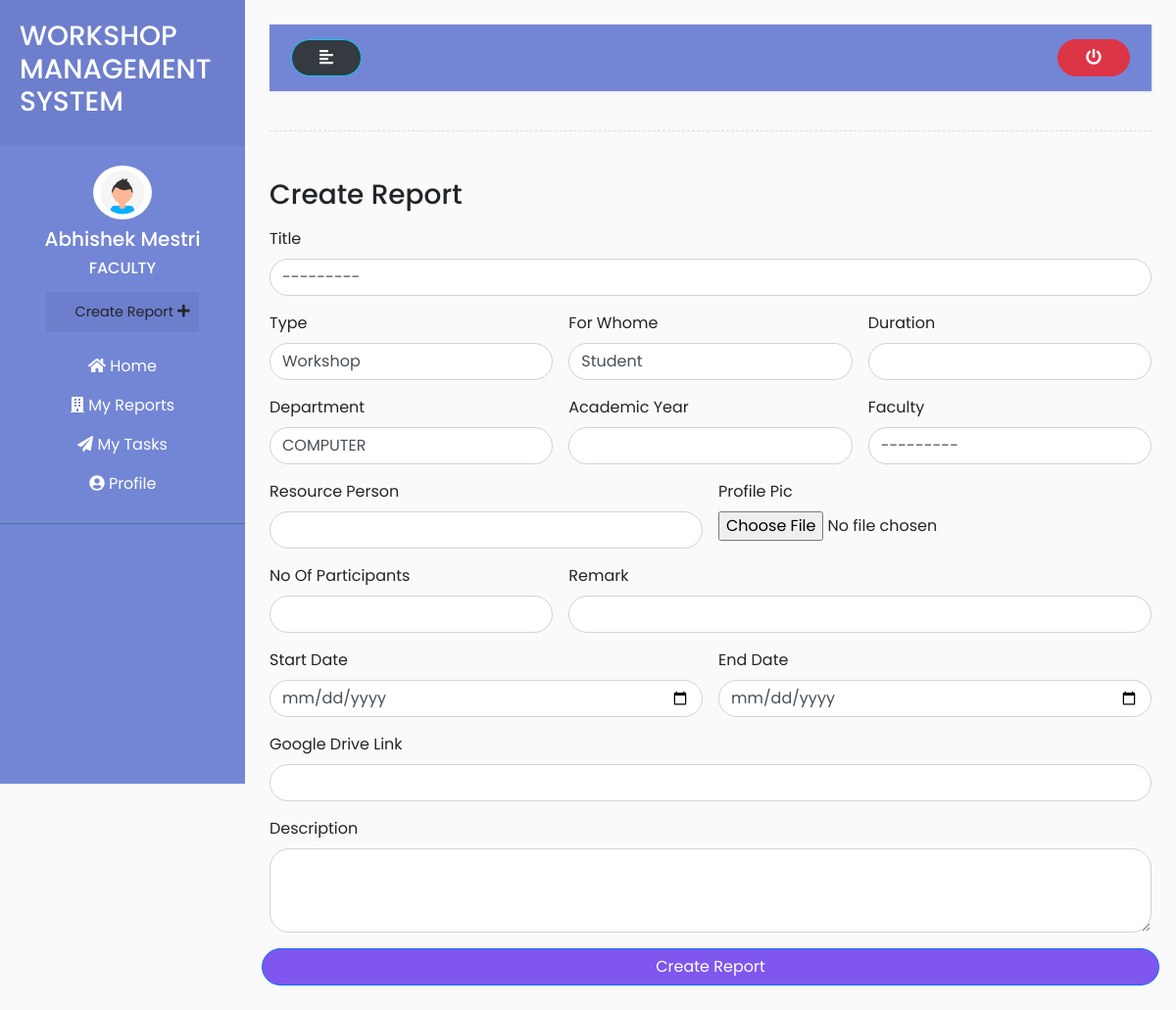
The page /faculty/create_report/ (signed in) on the database its author committed.
### accounts/models.py (models this page shows)
class User(AbstractUser):
    is_hod = models.BooleanField(default=False)
    is_faculty = models.BooleanField(default=False)
    is_student = models.BooleanField(default=False)

class TaskAssigned(models.Model):
    event_title = models.CharField(max_length=50)
    branches =  (
        ('COMPUTER','COMPUTER'),
        ('EXTC','EXTC'),
        ('MECHANICAL','MECHANICAL'),
        ('AUTOMOBILE','AUTOMOBILE')
    )
    org_department = models.CharField(max_length=50, choices = branches)
    forwhome = (
        ('Student','Student'),
        ('Faculty','Faculty')
    )
    forwhome = models.CharField(max_length=50,choices = forwhome)
    res_person = models.CharField(max_length=150)
    types = (
        ('Workshop','Workshop'),
        ('Seminar','Seminar')
    )
    types = models.CharField(max_length=50,choices = types)
    event_coordinator = models.ForeignKey(Faculty,on_delete=models.CASCADE)
    created_at=models.DateTimeField(auto_now_add=True)
    updated_at=models.DateTimeField(auto_now_add=True)
    def __str__(self):
        return self.event_title
    class Meta:
        verbose_name_plural = 'Tasks Assigned'

### accounts/views.py (the view, shortened to what this page needs)
# urls.py: path('faculty/create_report/',views.create_report,name="create_report"),
@login_required(login_url='login')
def create_report(request):
    form = ReportForm(request.POST or None)
    context = {
        'form': form,
    }
    return render(request,'../templates/faculty/create_report.html',context)

### accounts/models.py (called while the page is built)
    def __str__(self):
        return self.user.first_name + " " + self.user.last_name

### accounts/templates/faculty/create_report.html (shortened to what this page needs)
{% extends 'base.html' %}
{% load static %}
{% block content %}
<div class="wrapper">
    <nav id="sidebar">
        <div class="sidebar-header">
            <h3>WORKSHOP MANAGEMENT SYSTEM</h3>
        </div>
        <ul class="list-unstyled components">
            <div class="d-flex flex-column justify-content-center text-center ">
                {% if request.user.faculty.profile_pic %}
          <img src="{{request.user.faculty.profile_pic.url}}" class="img-fluid rounded-circle mx-auto mb-2" width="60px" alt="">
        {% else %}
          <img src="{% static 'img/profile.png' %}" class="img-fluid rounded-circle mx-auto mb-2" width="60px" alt="">
        {% endif %}
                <h5>{{request.user.first_name}} {{request.user.last_name}} </h5>
                <h6>FACULTY</h6>
                <ul class="list-unstyled ">
                    <li>
                        <button type="button" class="btn">
                            <a href="{% url 'create_report' %}">Create Report
                                <i class="fas fa-plus"></i>
                            </a>
                        </button>
                    </li>
                </ul>
            </div>
            <div class="nav flex-column nav-pills text-center mt-2" aria-orientation="vertical">
                <a class="nav-link " href="{% url 'faculty_home' %}"><i class="fas fa-home"></i> Home</a>
                <a class="nav-link " href="{% url 'my_reports' %}"><i class="fas fa-building"></i> My Reports</a>
                <a class="nav-link " href="{% url 'messages' %}"><i class="fas fa-paper-plane"></i> My Tasks</a>
                <a class="nav-link " href="{% url 'faculty_profile' %}"><i class="fas fa-user-circle"></i> Profile</a>
            </div>
        </ul>
    </nav>
    <div id="content">
        <nav class="navbar navbar-expand-lg " style="background-color: #7386D5;">
            <div class="container-fluid">
                <button type="button" id="sidebarCollapse" class="btn text-light bg-dark btn-info">
                    <i class="fas fa-align-left"></i>
                </button>
                <a href="{% url 'logout' %}">
                    <button type="button" class="btn btn-danger">
                        <i class="fas fa-power-off"></i>
                    </button>
                </a>
            </div>
        </nav>
        <div class="line"></div>
        <div class="row">
            <div class="col-md-12">
                <div class="d-flex justify-content-between py-2">
                    <h3>Create Report</h3>
                </div>
                <form method="POST" class="row g-3">
                    <div class="col-12">
                        <label for="inputAddress" class="form-label">Title</label>
                        {{form.event_title}}
                    </div>
                    <div class="col-md-4">
                        <label for="inputCity" class="form-label">Type</label>
                        {{form.types}}
                    </div>
                    <div class="col-md-4">
                        <label for="inputCity" class="form-label">For Whome</label>
                        {{form.forwhome}}
                    </div>
                    <div class="col-md-4">
                        <label for="inputCity" class="form-label">Duration</label>
                        <input type="number" name="duration" class="form-control">
                    </div>
                    <div class="col-md-4">
                        <label for="inputPassword4" class="form-label">Department</label>
                        {{form.org_department}}
                    </div>
                    <div class="col-md-4">
                        <label for="inputPassword4" class="form-label">Academic Year</label>
                        <input type="number" name="academic_year" class="form-control">
                    </div>
                    <div class="col-md-4">
                        <label for="inputPassword4" class="form-label">Faculty</label>
                        {{form.event_coordinator}}
                    </div>
                    <div class="col-md-6">
                        <label for="inputAddress2" class="form-label">Resource Person</label>
                        {{form.res_person}}
                    </div>
                    <div class="col-md-6">
                        <label for="inputCity" class="form-label">Profile Pic</label>
                        {{form.res_person_profile_pic}}
                    </div>
                    <div class="col-md-4">
                        <label for="inputCity" class="form-label">No Of Participants</label>
                        <input type="number" name="no_participants" class="form-control">
                    </div>
                    <div class="col-md-8">
                        <label for="inputCity" class="form-label">Remark</label>
                        {{form.remark}}
                    </div>
                    <div class="col-md-6">
                        <label for="inputCity" class="form-label">Start Date</label>
                        <input type="date" name="start_date" class="form-control" id="">
                    </div>
                    <div class="col-md-6">
                        <label for="inputCity" class="form-label">End Date</label>
                        <input type="date" name="end_date" class="form-control">
                    </div>
                    <div class="col-md-12">
                        <label for="inputCity" class="form-label">Google Drive Link</label>
                        {{form.p_link}}
                    </div>
                    <div class="col-md-12">
                        <label for="inputCity" class="form-label">Description</label>
                        {{form.description}}
                    </div>
                    <button type="submit" id="createreport" class="btn btn-primary">Create Report</button>
                </form>
            </div>
        </div>
    </div>
</div>
{% endblock content %}

### accounts/static/css/style2.css (style rules this page uses)
body { font-family: 'Poppins', sans-serif; background: #fafafa; }
a, a:hover, a:focus { color: inherit; text-decoration: none; transition: all 0.3s; }
.navbar { padding: 15px 10px; background: #fff; border: none; border-radius: 0; margin-bottom: 40px; box-shadow: 1px 1px 3px rgba(0, 0, 0, 0.1); }
.line { width: 100%; height: 1px; border-bottom: 1px dashed #ddd; margin: 40px 0; }
.wrapper { display: flex; width: 100%; }
#sidebar { width: 250px; position: fixed; top: 0; left: 0; height: 100vh; z-index: 999; background: #7386D5; color: #fff; transition: all 0.3s; }
#sidebar .sidebar-header { padding: 20px; background: #6d7fcc; }
#sidebar ul.components { padding: 20px 0; border-bottom: 1px solid #47748b; }
#sidebar ul li a { padding: 10px; font-size: 1.1em; display: block; }
ul ul a { font-size: 0.9em !important; padding-left: 30px !important; background: #6d7fcc; }
#content { width: calc(100% - 250px); padding: 25px; min-height: 100vh; transition: all 0.3s; position: absolute; top: 0; right: 0; }

### rows shown on the page
User: user.first_name "Abhishek", user.last_name "Mestri"
TaskAssigned: event_title "---------"
TaskAssigned: types "Workshop", forwhome "Student", org_department "COMPUTER", event_coordinator "---------"
